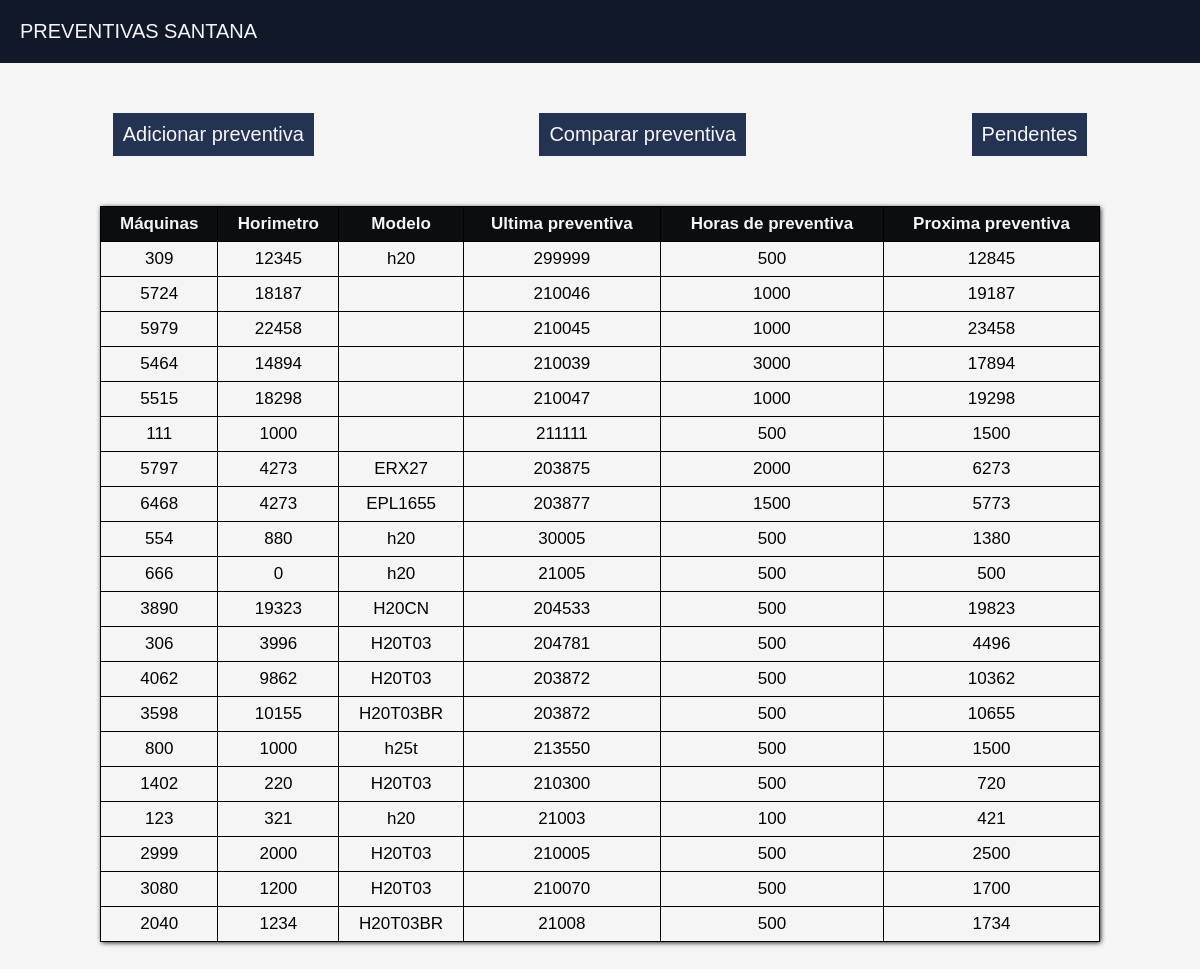
The page / on the database its author committed.
### maquinas/models.py (models this page shows, shortened)
class UltimaPreventiva(models.Model):
    frota = models.IntegerField(default = '', verbose_name='Número de frota')
    horimetro = models.IntegerField(default = '', verbose_name='Horimetro de máquina')
    modelo = models.CharField(default= '',max_length=100, verbose_name='Modelo de máquina')
    HoradePreventiva = models.IntegerField(default = '',verbose_name='Preventiva de quantas horas')
    OS = models.IntegerField(default = '',verbose_name='Ordem de serviço')
    pecas = models.ManyToManyField(Pecas, verbose_name='Peças usadas')
    @property
    def proximaPrev(self):
        return self.horimetro + self.HoradePreventiva

### maquinas/views.py (the view)
# urls.py: path('', views.index, name='index'),
def index(request):
    maq = UltimaPreventiva.objects.all()
    context = {'maquinas': maq}
    return render(request, 'maquinas/index.html', context)

### maquinas/templates/maquinas/index.html (shortened to what this page needs)
{% extends "maquinas/nav.html" %}
{% load static %}
{% block content %}
    <!DOCTYPE html>
    <html lang="pt-br">
    <head>
        <link rel="stylesheet" type="text/css" href="{% static '/css/index.css' %}">
    </head>
    <body>
        <div class="link">
            <a href="{% url 'addPrev' %}" class="adicionar">Adicionar preventiva</a>
            <a href="{% url 'CompPrev' %}" class="comparar">Comparar preventiva</a>
            <a href="{% url 'pendentes' %}" class="pendentes">Pendentes</a>
        </div>
        <div class="tabela">
            <table>
                    <tr>
                        <th>Máquinas</th>
                        <th>Horimetro</th>
                        <th>Modelo</th>
                        <th>Ultima preventiva</th>
                        <th>Horas de preventiva</th>
                        <th>Proxima preventiva</th>
                    </tr>
                    {% for maquina in maquinas %}
                    <tr>
                        <td><a href="{% url 'pecas' maquina.id %}" class="Nmaq">{{maquina.frota}}</a></td>
                        <td>{{maquina.horimetro}}</td>
                        <td>{{maquina.modelo}}</td>
                        <td>{{maquina.OS}}</td>
                        <td> {{maquina.HoradePreventiva}}</td>
                        <td>{{maquina.proximaPrev}}</td>
                    </tr>
                    {% endfor %}
                </table>
            </div>
    </body>
    </html>
{% endblock content %}

### maquinas/templates/maquinas/nav.html (shortened to what this page needs)
<nav>
    <ul>
        <li><a href="{% url 'index' %}">PREVENTIVAS SANTANA</a></li>
    </ul>
</nav>
{% block content %}
{% endblock content %}

### maquinas/static/css/index.css (style rules this page uses)
* { margin: 0; padding: 0; }
body { font-family: Arial, Helvetica, sans-serif; background-color: whitesmoke; }
a { text-decoration: none; color: black; }
table { width: 1000px; border-collapse: collapse; margin-bottom: 100px; box-shadow: .5px .5px 5px black; font-size: 17px; }
th, td { border: 1px solid black; padding: 7px; text-align: center; }
th { background-color: #0b0e11; color: whitesmoke; }
.link { display: flex; align-items: center; justify-content: space-around; }
.link a { transition-duration: .2s; }
.adicionar, .comparar, .pendentes { font-size: 20px; padding: 10px; background-color: #253352; color: whitesmoke; }
.tabela { display: flex; justify-content: center; align-items: center; margin-top: 50px; }

### maquinas/templates/maquinas/nav.html (style rules this page uses)
nav { background-color: #111827; font-size: 20px; padding: 20px; margin-bottom: 50px; }
nav a { text-decoration: none; color: whitesmoke; width: 20px; }
nav ul { list-style-type: none; }

### rows shown on the page
UltimaPreventiva: frota "309", horimetro "12345", modelo "h20", OS "299999", HoradePreventiva "500", proximaPrev "12845"
UltimaPreventiva: frota "5724", horimetro "18187", OS "210046", HoradePreventiva "1000", proximaPrev "19187"
UltimaPreventiva: frota "5979", horimetro "22458", OS "210045", HoradePreventiva "1000", proximaPrev "23458"
UltimaPreventiva: frota "5464", horimetro "14894", OS "210039", HoradePreventiva "3000", proximaPrev "17894"
UltimaPreventiva: frota "5515", horimetro "18298", OS "210047", HoradePreventiva "1000", proximaPrev "19298"
UltimaPreventiva: frota "111", horimetro "1000", OS "211111", HoradePreventiva "500", proximaPrev "1500"
UltimaPreventiva: frota "5797", horimetro "4273", modelo "ERX27", OS "203875", HoradePreventiva "2000", proximaPrev "6273"
UltimaPreventiva: frota "6468", horimetro "4273", modelo "EPL1655", OS "203877", HoradePreventiva "1500", proximaPrev "5773"
UltimaPreventiva: frota "554", horimetro "880", modelo "h20", OS "30005", HoradePreventiva "500", proximaPrev "1380"
UltimaPreventiva: frota "666", horimetro "0", modelo "h20", OS "21005", HoradePreventiva "500", proximaPrev "500"
UltimaPreventiva: frota "3890", horimetro "19323", modelo "H20CN", OS "204533", HoradePreventiva "500", proximaPrev "19823"
UltimaPreventiva: frota "306", horimetro "3996", modelo "H20T03", OS "204781", HoradePreventiva "500", proximaPrev "4496"
UltimaPreventiva: frota "4062", horimetro "9862", modelo "H20T03", OS "203872", HoradePreventiva "500", proximaPrev "10362"
UltimaPreventiva: frota "3598", horimetro "10155", modelo "H20T03BR", OS "203872", HoradePreventiva "500", proximaPrev "10655"
UltimaPreventiva: frota "800", horimetro "1000", modelo "h25t", OS "213550", HoradePreventiva "500", proximaPrev "1500"
UltimaPreventiva: frota "1402", horimetro "220", modelo "H20T03", OS "210300", HoradePreventiva "500", proximaPrev "720"
UltimaPreventiva: frota "123", horimetro "321", modelo "h20", OS "21003", HoradePreventiva "100", proximaPrev "421"
UltimaPreventiva: frota "2999", horimetro "2000", modelo "H20T03", OS "210005", HoradePreventiva "500", proximaPrev "2500"
UltimaPreventiva: frota "3080", horimetro "1200", modelo "H20T03", OS "210070", HoradePreventiva "500", proximaPrev "1700"
UltimaPreventiva: frota "2040", horimetro "1234", modelo "H20T03BR", OS "21008", HoradePreventiva "500", proximaPrev "1734"
